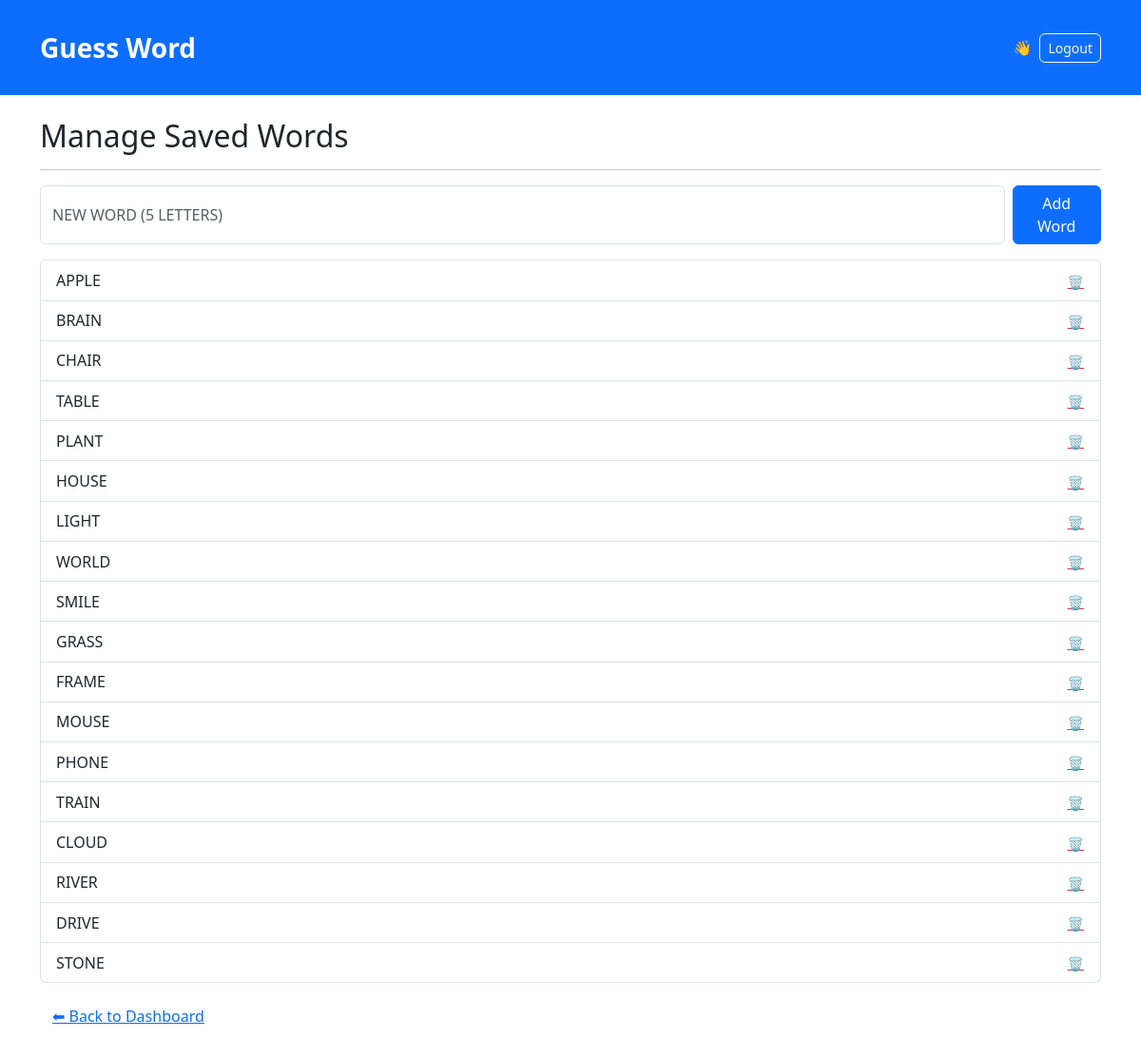
Screenshot of /admin/words (signed in) with the database file from the repository.
### models.py (models this page shows)
class Word(db.Model):
    id = db.Column(db.Integer, primary_key=True)
    word = db.Column(db.String(5), unique=True, nullable=False)

### app.py (the view)
@app.route("/admin/words")
@login_required
def admin_words():
    words = Word.query.all()
    return render_template("admin_words.html", words=words)

### app.py (called while the page is built)
@login_manager.user_loader
def load_user(user_id):
    try:
        return User.query.get(int(user_id))
    except Exception:
        return None

@app.context_processor
def inject_now():
    return {"current_year": datetime.utcnow().year}

### templates/admin_words.html (shortened to what this page needs)
{% extends "base.html" %}
{% block content %}
  <h2>Manage Saved Words</h2>
  <hr>
  <div class="mt-3">
    <form class="d-flex" method="post" action="{{ url_for('admin_add_word') }}">
      <input class="form-control text-uppercase" name="word" maxlength="5" placeholder="NEW word (5 letters)">
      <button class="btn btn-primary ms-2">Add Word</button>
    </form>
  </div>
  <ul class="list-group mt-3">
    {% for w in words %}
      <li class="list-group-item d-flex justify-content-between align-items-center">
        {{ w.word }}
        <form method="post" action="{{ url_for('admin_remove_word', word_id=w.id) }}" class="mb-0">
          <button class="btn btn-sm btn-link text-danger p-0" title="Remove">
            🗑️
          </button>
        </form>
      </li>
    {% endfor %}
  </ul>
  <a href="{{ url_for('admin_dashboard') }}" class="btn btn-link mt-3">⬅ Back to Dashboard</a>
{% endblock %}

### static/style.css (style rules this page uses)
body { font-family: system-ui, -apple-system, "Segoe UI", Roboto, "Helvetica Neue", Arial; }
.btn { border-radius: 6px; }
.text-uppercase { text-transform: uppercase; }

### rows the page displays
Word: word "APPLE"
Word: word "BRAIN"
Word: word "CHAIR"
Word: word "TABLE"
Word: word "PLANT"
Word: word "HOUSE"
Word: word "LIGHT"
Word: word "WORLD"
Word: word "SMILE"
Word: word "GRASS"
Word: word "FRAME"
Word: word "MOUSE"
Word: word "PHONE"
Word: word "TRAIN"
Word: word "CLOUD"
Word: word "RIVER"
Word: word "DRIVE"
Word: word "STONE"
